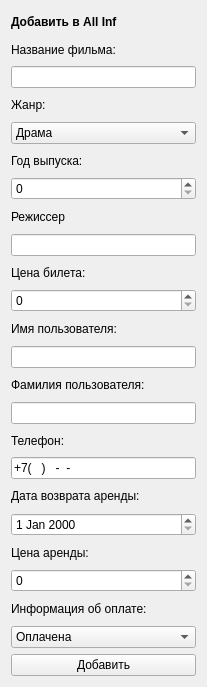
<?xml version="1.0" encoding="UTF-8"?>
<ui version="4.0">
 <class>add_in_view</class>
 <widget class="QWidget" name="add_in_view">
  <property name="geometry">
   <rect>
    <x>0</x>
    <y>0</y>
    <width>207</width>
    <height>687</height>
   </rect>
  </property>
  <property name="windowTitle">
   <string>Form</string>
  </property>
  <layout class="QGridLayout" name="gridLayout">
   <item row="0" column="0">
    <widget class="QLabel" name="label">
     <property name="font">
      <font>
       <bold>true</bold>
      </font>
     </property>
     <property name="text">
      <string>Добавить в All Inf</string>
     </property>
    </widget>
   </item>
   <item row="1" column="0">
    <widget class="QLabel" name="label_2">
     <property name="text">
      <string>Название фильма:</string>
     </property>
    </widget>
   </item>
   <item row="2" column="0">
    <widget class="QLineEdit" name="lineEdit"/>
   </item>
   <item row="3" column="0">
    <widget class="QLabel" name="label_3">
     <property name="text">
      <string>Жанр:</string>
     </property>
    </widget>
   </item>
   <item row="4" column="0">
    <widget class="QComboBox" name="comboBox_2">
     <item>
      <property name="text">
       <string>Драма</string>
      </property>
     </item>
     <item>
      <property name="text">
       <string>Комедия</string>
      </property>
     </item>
     <item>
      <property name="text">
       <string>Экшн</string>
      </property>
     </item>
     <item>
      <property name="text">
       <string>Ужасы</string>
      </property>
     </item>
     <item>
      <property name="text">
       <string>Фэнтези</string>
      </property>
     </item>
     <item>
      <property name="text">
       <string>Романтика</string>
      </property>
     </item>
     <item>
      <property name="text">
       <string>Мистика</string>
      </property>
     </item>
     <item>
      <property name="text">
       <string>Анимация</string>
      </property>
     </item>
     <item>
      <property name="text">
       <string>Криминал</string>
      </property>
     </item>
    </widget>
   </item>
   <item row="5" column="0">
    <widget class="QLabel" name="label_4">
     <property name="text">
      <string>Год выпуска:</string>
     </property>
    </widget>
   </item>
   <item row="6" column="0">
    <widget class="QSpinBox" name="spinBox">
     <property name="maximum">
      <number>9999</number>
     </property>
    </widget>
   </item>
   <item row="7" column="0">
    <widget class="QLabel" name="label_11">
     <property name="text">
      <string>Режиссер</string>
     </property>
    </widget>
   </item>
   <item row="8" column="0">
    <widget class="QLineEdit" name="lineEdit_2"/>
   </item>
   <item row="9" column="0">
    <widget class="QLabel" name="label_12">
     <property name="text">
      <string>Цена билета:</string>
     </property>
    </widget>
   </item>
   <item row="10" column="0">
    <widget class="QSpinBox" name="spinBox_3">
     <property name="maximum">
      <number>99999999</number>
     </property>
     <property name="singleStep">
      <number>100</number>
     </property>
    </widget>
   </item>
   <item row="11" column="0">
    <widget class="QLabel" name="label_5">
     <property name="text">
      <string>Имя пользователя:</string>
     </property>
    </widget>
   </item>
   <item row="12" column="0">
    <widget class="QLineEdit" name="lineEdit_3"/>
   </item>
   <item row="13" column="0">
    <widget class="QLabel" name="label_6">
     <property name="text">
      <string>Фамилия пользователя:</string>
     </property>
    </widget>
   </item>
   <item row="14" column="0">
    <widget class="QLineEdit" name="lineEdit_4"/>
   </item>
   <item row="15" column="0">
    <widget class="QLabel" name="label_7">
     <property name="text">
      <string>Телефон:</string>
     </property>
    </widget>
   </item>
   <item row="16" column="0">
    <widget class="QLineEdit" name="lineEdit_5">
     <property name="inputMask">
      <string>+7(000)000-00-00</string>
     </property>
    </widget>
   </item>
   <item row="17" column="0">
    <widget class="QLabel" name="label_8">
     <property name="text">
      <string>Дата возврата аренды:</string>
     </property>
    </widget>
   </item>
   <item row="18" column="0">
    <widget class="QDateEdit" name="dateEdit"/>
   </item>
   <item row="19" column="0">
    <widget class="QLabel" name="label_9">
     <property name="text">
      <string>Цена аренды:</string>
     </property>
    </widget>
   </item>
   <item row="20" column="0">
    <widget class="QSpinBox" name="spinBox_2">
     <property name="maximum">
      <number>999999999</number>
     </property>
     <property name="singleStep">
      <number>1000</number>
     </property>
    </widget>
   </item>
   <item row="21" column="0">
    <widget class="QLabel" name="label_10">
     <property name="text">
      <string>Информация об оплате:</string>
     </property>
    </widget>
   </item>
   <item row="22" column="0">
    <widget class="QComboBox" name="comboBox">
     <item>
      <property name="text">
       <string>Оплачена</string>
      </property>
     </item>
     <item>
      <property name="text">
       <string>Не оплачена</string>
      </property>
     </item>
    </widget>
   </item>
   <item row="23" column="0">
    <widget class="QPushButton" name="pushButton">
     <property name="text">
      <string>Добавить</string>
     </property>
    </widget>
   </item>
  </layout>
 </widget>
 <resources/>
 <connections/>
</ui>
